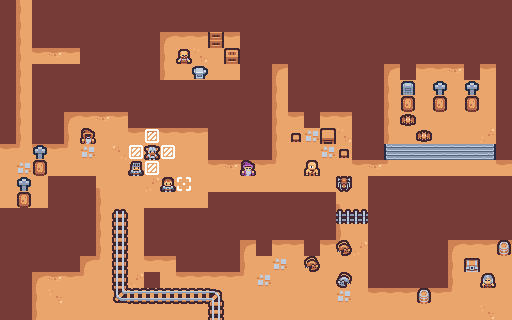

A level layout from a 2D game, rendered from its tile map. Below: a short description, then the map file with its tile-grid data intact:
An orthogonal 32x20 tile map with 16x16 px tiles, 3 tile layers (Ground, Objects, Collision) and 1 object (player_spawn).

<map version="1.10" tiledversion="1.10.2" orientation="orthogonal" renderorder="right-down" width="32" height="20" tilewidth="16" tileheight="16" infinite="0" nextlayerid="5" nextobjectid="2">
 <tileset firstgid="1" source="../kenney/tiled/sampleSheet.tsx" />
 <layer id="1" name="Ground" width="32" height="20">
  <data encoding="csv">
14,1610612787,16,1,1,3221225485,1,1,1,2,3,3,3,3,3,4,1,1,1,1,1,1,1,1,1,1,1,1,1,1,1,1,
14,1610612787,17,3,3,4,1,1,1,14,41,41,41,41,41,16,1,1,1,1,1,25,1,1,1,1,1,1,1,1,1073741837,1,
14,1610612787,58,41,41,16,25,1,1,14,1610612789,51,51,52,51,16,2,3,4,1,1,1,1,2,3,7,3,3,3,7,3,4,
14,1610612787,51,52,51,16,1,1,1,14,1610612787,49,3221225522,49,49,16,14,41,16,1,1,536870925,1,14,41,19,41,30,41,19,41,16,
14,1610612787,5,27,27,28,1,1073741837,1,14,1610612787,49,49,49,49,16,14,1610612789,16,1,1,1,1073741837,14,1610612789,31,51,51,52,31,51,16,
14,1610612787,16,2,3,3,3,3,4,26,27,27,27,27,27,28,14,1610612787,17,7,3,3,4,14,1610612787,49,49,49,49,49,49,16,
14,1610612787,16,14,41,41,41,41,17,3,3,3,3,4,1,1,14,1610612787,58,19,41,41,16,14,1610612787,49,49,49,49,49,49,16,
18,1610612787,17,18,1610612789,51,52,51,58,41,41,22,41,16,2684354573,1,14,1610612787,51,31,51,51,16,14,1610612787,49,49,49,49,49,49,16,
60,1610612787,58,60,1610612787,49,49,49,51,51,51,51,51,17,3,3,18,1610612787,49,43,49,3221225522,17,18,1610612787,49,49,49,49,49,2684354610,17,
51,54,51,51,54,43,49,50,49,49,49,49,49,58,41,41,60,1610612787,49,49,43,49,58,60,37,38,38,38,38,38,39,58,
49,43,49,49,49,49,49,49,49,49,49,49,49,51,52,51,51,54,49,49,49,49,51,52,54,49,49,49,49,49,49,51,
49,49,49,5,27,6,1610612790,49,49,2147483698,49,49,49,49,49,49,49,49,49,49,49,49,49,5,27,27,27,27,27,27,27,27,
49,49,49,16,1,14,1610612787,49,49,49,49,49,49,5,27,27,27,27,27,27,6,1610612790,49,16,1,1,1,1,1,1,1,1,
27,27,27,28,3221225485,14,1610612787,49,49,5,27,27,27,28,2,3,3,3,3,3,18,1610612787,49,16,1,1,1,2,3,3,3,3,
1,1,1,1,2,18,1610612787,49,49,17,3,4,1,1,14,41,20,41,41,21,60,1610612787,49,16,1,1,1073741837,14,41,11,12,41,
1,2,3,3,18,60,1610612787,49,49,58,41,17,3,3,18,1610612789,32,51,51,33,51,54,2147483698,16,1,1,1,14,1610612789,51,51,51,
1,14,41,41,60,1610612789,54,49,49,51,51,58,41,41,60,1610612787,49,43,49,49,49,49,49,17,3,3,3,18,1610612787,49,49,49,
1,14,1610612789,52,51,54,49,49,2147483698,42,49,51,51,51,51,54,43,49,49,49,49,49,49,58,41,41,41,60,1610612787,49,49,49,
1,14,1610612787,3758096434,49,49,49,49,49,3758096434,49,49,49,49,49,49,49,49,49,49,49,43,49,51,51,51,51,51,54,49,49,49,
1,14,1610612787,49,49,49,49,49,49,49,49,49,49,49,49,49,49,49,49,49,49,49,49,49,49,49,49,49,49,49,3758096434,49
</data>
 </layer>
 <layer id="2" name="Objects" width="32" height="20">
  <data encoding="csv">
0,0,0,0,0,0,0,0,0,0,0,0,0,0,0,0,0,0,0,0,0,0,0,0,0,0,0,0,0,0,0,0,
0,0,0,0,0,0,0,0,0,0,0,0,0,64,0,0,0,0,0,0,0,0,0,0,0,0,0,0,0,0,0,0,
0,0,0,0,0,0,0,0,0,0,0,0,0,76,0,0,0,0,0,0,0,0,0,0,0,0,0,0,0,0,0,0,
0,0,0,0,0,0,0,0,0,0,0,87,0,0,64,0,0,0,0,0,0,0,0,0,0,0,0,0,0,0,0,0,
0,0,0,0,0,0,0,0,0,0,0,0,75,0,0,0,0,0,0,0,0,0,0,0,0,0,0,0,0,0,0,0,
0,0,0,0,0,0,0,0,0,0,0,0,0,0,0,0,0,0,0,0,0,0,0,0,0,66,0,65,0,65,0,0,
0,0,0,0,0,0,0,0,0,0,0,0,0,0,0,0,0,0,0,0,0,0,0,0,0,67,0,67,0,67,0,0,
0,0,0,0,0,0,0,0,0,0,0,0,0,0,0,0,0,0,0,0,0,0,0,0,0,121,0,0,0,0,0,0,
0,0,0,0,0,112,0,0,0,62,0,0,0,0,0,0,0,0,74,0,73,0,0,0,0,0,121,0,0,0,0,0,
0,0,65,0,0,0,0,0,62,88,62,0,0,0,0,0,0,0,0,0,0,74,0,0,0,0,0,0,0,0,0,0,
0,0,67,0,0,0,0,0,98,62,0,0,0,0,0,85,0,0,0,2147483758,0,0,0,0,0,0,0,0,0,0,0,0,
0,65,0,0,0,0,0,0,0,0,99,61,0,0,0,0,0,0,0,0,0,123,0,0,0,0,0,0,0,0,0,0,
0,67,0,0,0,0,0,0,0,0,0,0,0,0,0,0,0,0,0,0,0,0,0,0,0,0,0,0,0,0,0,0,
0,0,0,0,0,0,0,68,0,0,0,0,0,0,0,0,0,0,0,0,0,78,78,0,0,0,0,0,0,0,0,0,
0,0,0,0,0,0,0,82,0,0,0,0,0,0,0,0,0,0,0,0,0,0,0,0,0,0,0,0,0,0,0,0,
0,0,0,0,0,0,0,82,0,0,0,0,0,0,0,0,0,0,0,0,0,124,0,0,0,0,0,0,0,0,0,83,
0,0,0,0,0,0,0,82,0,0,0,0,0,0,0,0,0,0,0,124,0,0,0,0,0,0,0,0,0,90,0,0,
0,0,0,0,0,0,0,82,0,0,0,0,0,0,0,0,0,0,0,0,0,2147483773,0,0,0,0,0,0,0,0,2147483749,0,
0,0,0,0,0,0,0,94,71,71,71,71,71,72,0,0,0,0,0,0,0,0,0,0,0,0,83,0,0,0,0,0,
0,0,0,0,0,0,0,0,0,0,0,0,0,82,0,0,0,0,0,0,0,0,0,0,0,0,0,0,0,0,0,0
</data>
 </layer>
 <layer id="3" name="Collision" width="32" height="20">
  <data encoding="csv">
1,0,1,1,1,1,1,1,1,1,1,1,1,1,1,1,1,1,1,1,1,1,1,1,1,1,1,1,1,1,1,1,
1,0,1,1,1,1,1,1,1,1,1,1,1,1,1,1,1,1,1,1,1,1,1,1,1,1,1,1,1,1,1,1,
1,0,1,1,1,1,1,1,1,1,0,0,0,0,0,1,1,1,1,1,1,1,1,1,1,1,1,1,1,1,1,1,
1,0,0,0,0,1,1,1,1,1,0,0,0,0,0,1,1,1,1,1,1,1,1,1,1,1,1,1,1,1,1,1,
1,0,1,1,1,1,1,1,1,1,0,0,0,0,0,1,1,0,1,1,1,1,1,1,0,1,0,0,0,1,0,1,
1,0,1,1,1,1,1,1,1,1,1,1,1,1,1,1,1,0,1,1,1,1,1,1,0,0,0,0,0,0,0,1,
1,0,1,1,1,1,1,1,1,1,1,1,1,1,1,1,1,0,1,1,1,1,1,1,0,0,0,0,0,0,0,1,
1,0,1,1,0,0,0,0,1,1,1,1,1,1,1,1,1,0,0,1,0,0,1,1,0,0,0,0,0,0,0,1,
1,0,1,1,0,0,0,0,0,0,0,0,0,1,1,1,1,0,0,0,0,0,1,1,0,0,0,0,0,0,0,1,
0,0,0,0,0,0,0,0,0,0,0,0,0,1,1,1,1,0,0,0,0,0,1,1,0,0,0,0,0,0,0,1,
0,0,0,0,0,0,0,0,0,0,0,0,0,0,0,0,0,0,0,0,0,0,0,0,0,0,0,0,0,0,0,0,
0,0,0,1,1,1,0,0,0,0,0,0,0,0,0,0,0,0,0,0,0,0,0,1,1,1,1,1,1,1,1,1,
0,0,0,1,1,1,0,0,0,0,0,0,0,1,1,1,1,1,1,1,1,0,0,1,1,1,1,1,1,1,1,1,
1,1,1,1,1,1,0,0,0,1,1,1,1,1,1,1,1,1,1,1,1,0,0,1,1,1,1,1,1,1,1,1,
1,1,1,1,1,1,0,0,0,1,1,1,1,1,1,1,1,1,1,1,1,0,0,1,1,1,1,1,1,1,1,1,
1,1,1,1,1,1,0,0,0,1,1,1,1,1,1,0,1,0,0,1,0,0,0,1,1,1,1,1,0,0,0,0,
1,1,1,1,1,0,0,0,0,0,0,1,1,1,1,0,0,0,0,0,0,0,0,1,1,1,1,1,0,0,0,0,
1,1,0,0,0,0,0,0,0,1,0,0,0,0,0,0,0,0,0,0,0,0,0,1,1,1,1,1,0,0,0,0,
1,1,0,0,0,0,0,0,0,0,0,0,0,0,0,0,0,0,0,0,0,0,0,0,0,0,0,0,0,0,0,0,
1,1,0,0,0,0,0,0,0,0,0,0,0,0,0,0,0,0,0,0,0,0,0,0,0,0,0,0,0,0,0,0
</data>
 </layer>
 <objectgroup id="4" name="Spawns">
  <object id="1" name="player_spawn" type="player_spawn" x="128" y="128" width="16" height="16" />
 </objectgroup>
</map>
